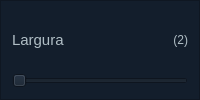
           <widget class="QFrame" name="frame_2">
            <property name="sizePolicy">
             <sizepolicy hsizetype="Minimum" vsizetype="Minimum">
              <horstretch>0</horstretch>
              <verstretch>0</verstretch>
             </sizepolicy>
            </property>
            <property name="minimumSize">
             <size>
              <width>0</width>
              <height>100</height>
             </size>
            </property>
            <property name="palette">
             <palette>
              <active>
               <colorrole role="WindowText">
                <brush brushstyle="SolidPattern">
                 <color alpha="255">
                  <red>255</red>
                  <green>255</green>
                  <blue>255</blue>
                 </color>
                </brush>
               </colorrole>
               <colorrole role="Button">
                <brush brushstyle="SolidPattern">
                 <color alpha="255">
                  <red>19</red>
                  <green>30</green>
                  <blue>44</blue>
                 </color>
                </brush>
               </colorrole>
               <colorrole role="Light">
                <brush brushstyle="SolidPattern">
                 <color alpha="255">
                  <red>28</red>
                  <green>45</green>
                  <blue>66</blue>
                 </color>
                </brush>
               </colorrole>
               <colorrole role="Midlight">
                <brush brushstyle="SolidPattern">
                 <color alpha="255">
                  <red>23</red>
                  <green>37</green>
                  <blue>55</blue>
                 </color>
                </brush>
               </colorrole>
               <colorrole role="Dark">
                <brush brushstyle="SolidPattern">
                 <color alpha="255">
                  <red>9</red>
                  <green>15</green>
                  <blue>22</blue>
                 </color>
                </brush>
               </colorrole>
               <colorrole role="Mid">
                <brush brushstyle="SolidPattern">
                 <color alpha="255">
                  <red>13</red>
                  <green>20</green>
                  <blue>29</blue>
                 </color>
                </brush>
               </colorrole>
               <colorrole role="Text">
                <brush brushstyle="SolidPattern">
                 <color alpha="255">
                  <red>255</red>
                  <green>255</green>
                  <blue>255</blue>
                 </color>
                </brush>
               </colorrole>
               <colorrole role="BrightText">
                <brush brushstyle="SolidPattern">
                 <color alpha="255">
                  <red>255</red>
                  <green>255</green>
                  <blue>255</blue>
                 </color>
                </brush>
               </colorrole>
               <colorrole role="ButtonText">
                <brush brushstyle="SolidPattern">
                 <color alpha="255">
                  <red>255</red>
                  <green>255</green>
                  <blue>255</blue>
                 </color>
                </brush>
               </colorrole>
               <colorrole role="Base">
                <brush brushstyle="SolidPattern">
                 <color alpha="255">
                  <red>19</red>
                  <green>30</green>
                  <blue>44</blue>
                 </color>
                </brush>
               </colorrole>
               <colorrole role="Window">
                <brush brushstyle="SolidPattern">
                 <color alpha="255">
                  <red>19</red>
                  <green>30</green>
                  <blue>44</blue>
                 </color>
                </brush>
               </colorrole>
               <colorrole role="Shadow">
                <brush brushstyle="SolidPattern">
                 <color alpha="255">
                  <red>0</red>
                  <green>0</green>
                  <blue>0</blue>
                 </color>
                </brush>
               </colorrole>
               <colorrole role="AlternateBase">
                <brush brushstyle="SolidPattern">
                 <color alpha="255">
                  <red>9</red>
                  <green>15</green>
                  <blue>22</blue>
                 </color>
                </brush>
               </colorrole>
               <colorrole role="ToolTipBase">
                <brush brushstyle="SolidPattern">
                 <color alpha="255">
                  <red>255</red>
                  <green>255</green>
                  <blue>220</blue>
                 </color>
                </brush>
               </colorrole>
               <colorrole role="ToolTipText">
                <brush brushstyle="SolidPattern">
                 <color alpha="255">
                  <red>0</red>
                  <green>0</green>
                  <blue>0</blue>
                 </color>
                </brush>
               </colorrole>
               <colorrole role="PlaceholderText">
                <brush brushstyle="SolidPattern">
                 <color alpha="127">
                  <red>255</red>
                  <green>255</green>
                  <blue>255</blue>
                 </color>
                </brush>
               </colorrole>
               <colorrole role="Accent">
                <brush brushstyle="SolidPattern">
                 <color alpha="255">
                  <red>0</red>
                  <green>0</green>
                  <blue>0</blue>
                 </color>
                </brush>
               </colorrole>
              </active>
              <inactive>
               <colorrole role="WindowText">
                <brush brushstyle="SolidPattern">
                 <color alpha="255">
                  <red>255</red>
                  <green>255</green>
                  <blue>255</blue>
                 </color>
                </brush>
               </colorrole>
               <colorrole role="Button">
                <brush brushstyle="SolidPattern">
                 <color alpha="255">
                  <red>19</red>
                  <green>30</green>
                  <blue>44</blue>
                 </color>
                </brush>
               </colorrole>
               <colorrole role="Light">
                <brush brushstyle="SolidPattern">
                 <color alpha="255">
                  <red>28</red>
                  <green>45</green>
                  <blue>66</blue>
                 </color>
                </brush>
               </colorrole>
               <colorrole role="Midlight">
                <brush brushstyle="SolidPattern">
                 <color alpha="255">
                  <red>23</red>
                  <green>37</green>
                  <blue>55</blue>
                 </color>
                </brush>
               </colorrole>
               <colorrole role="Dark">
                <brush brushstyle="SolidPattern">
                 <color alpha="255">
                  <red>9</red>
                  <green>15</green>
                  <blue>22</blue>
                 </color>
                </brush>
               </colorrole>
               <colorrole role="Mid">
                <brush brushstyle="SolidPattern">
                 <color alpha="255">
                  <red>13</red>
                  <green>20</green>
                  <blue>29</blue>
                 </color>
                </brush>
               </colorrole>
               <colorrole role="Text">
                <brush brushstyle="SolidPattern">
                 <color alpha="255">
                  <red>255</red>
                  <green>255</green>
                  <blue>255</blue>
                 </color>
                </brush>
               </colorrole>
               <colorrole role="BrightText">
                <brush brushstyle="SolidPattern">
                 <color alpha="255">
                  <red>255</red>
                  <green>255</green>
                  <blue>255</blue>
                 </color>
                </brush>
               </colorrole>
               <colorrole role="ButtonText">
                <brush brushstyle="SolidPattern">
                 <color alpha="255">
                  <red>255</red>
                  <green>255</green>
                  <blue>255</blue>
                 </color>
                </brush>
               </colorrole>
               <colorrole role="Base">
                <brush brushstyle="SolidPattern">
                 <color alpha="255">
                  <red>19</red>
                  <green>30</green>
                  <blue>44</blue>
                 </color>
                </brush>
               </colorrole>
               <colorrole role="Window">
                <brush brushstyle="SolidPattern">
                 <color alpha="255">
                  <red>19</red>
                  <green>30</green>
                  <blue>44</blue>
                 </color>
                </brush>
               </colorrole>
               <colorrole role="Shadow">
                <brush brushstyle="SolidPattern">
                 <color alpha="255">
                  <red>0</red>
                  <green>0</green>
                  <blue>0</blue>
                 </color>
                </brush>
               </colorrole>
               <colorrole role="AlternateBase">
                <brush brushstyle="SolidPattern">
                 <color alpha="255">
                  <red>9</red>
                  <green>15</green>
                  <blue>22</blue>
                 </color>
                </brush>
               </colorrole>
               <colorrole role="ToolTipBase">
                <brush brushstyle="SolidPattern">
                 <color alpha="255">
                  <red>255</red>
                  <green>255</green>
                  <blue>220</blue>
                 </color>
                </brush>
               </colorrole>
               <colorrole role="ToolTipText">
                <brush brushstyle="SolidPattern">
                 <color alpha="255">
                  <red>0</red>
                  <green>0</green>
                  <blue>0</blue>
                 </color>
                </brush>
               </colorrole>
               <colorrole role="PlaceholderText">
                <brush brushstyle="SolidPattern">
                 <color alpha="127">
                  <red>255</red>
                  <green>255</green>
                  <blue>255</blue>
                 </color>
                </brush>
               </colorrole>
               <colorrole role="Accent">
                <brush brushstyle="SolidPattern">
                 <color alpha="255">
                  <red>0</red>
                  <green>0</green>
                  <blue>0</blue>
                 </color>
                </brush>
               </colorrole>
              </inactive>
              <disabled>
               <colorrole role="WindowText">
                <brush brushstyle="SolidPattern">
                 <color alpha="255">
                  <red>9</red>
                  <green>15</green>
                  <blue>22</blue>
                 </color>
                </brush>
               </colorrole>
               <colorrole role="Button">
                <brush brushstyle="SolidPattern">
                 <color alpha="255">
                  <red>19</red>
                  <green>30</green>
                  <blue>44</blue>
                 </color>
                </brush>
               </colorrole>
               <colorrole role="Light">
                <brush brushstyle="SolidPattern">
                 <color alpha="255">
                  <red>28</red>
                  <green>45</green>
                  <blue>66</blue>
                 </color>
                </brush>
               </colorrole>
               <colorrole role="Midlight">
                <brush brushstyle="SolidPattern">
                 <color alpha="255">
                  <red>23</red>
                  <green>37</green>
                  <blue>55</blue>
                 </color>
                </brush>
               </colorrole>
               <colorrole role="Dark">
                <brush brushstyle="SolidPattern">
                 <color alpha="255">
                  <red>9</red>
                  <green>15</green>
                  <blue>22</blue>
                 </color>
                </brush>
               </colorrole>
               <colorrole role="Mid">
                <brush brushstyle="SolidPattern">
                 <color alpha="255">
                  <red>13</red>
                  <green>20</green>
                  <blue>29</blue>
                 </color>
                </brush>
               </colorrole>
               <colorrole role="Text">
                <brush brushstyle="SolidPattern">
                 <color alpha="255">
                  <red>9</red>
                  <green>15</green>
                  <blue>22</blue>
                 </color>
                </brush>
               </colorrole>
               <colorrole role="BrightText">
                <brush brushstyle="SolidPattern">
                 <color alpha="255">
                  <red>255</red>
                  <green>255</green>
                  <blue>255</blue>
                 </color>
                </brush>
               </colorrole>
               <colorrole role="ButtonText">
                <brush brushstyle="SolidPattern">
                 <color alpha="255">
                  <red>9</red>
                  <green>15</green>
                  <blue>22</blue>
                 </color>
                </brush>
               </colorrole>
               <colorrole role="Base">
                <brush brushstyle="SolidPattern">
                 <color alpha="255">
                  <red>19</red>
                  <green>30</green>
                  <blue>44</blue>
                 </color>
                </brush>
               </colorrole>
               <colorrole role="Window">
                <brush brushstyle="SolidPattern">
                 <color alpha="255">
                  <red>19</red>
                  <green>30</green>
                  <blue>44</blue>
                 </color>
                </brush>
               </colorrole>
               <colorrole role="Shadow">
                <brush brushstyle="SolidPattern">
                 <color alpha="255">
                  <red>0</red>
                  <green>0</green>
                  <blue>0</blue>
                 </color>
                </brush>
               </colorrole>
               <colorrole role="AlternateBase">
                <brush brushstyle="SolidPattern">
                 <color alpha="255">
                  <red>19</red>
                  <green>30</green>
                  <blue>44</blue>
                 </color>
                </brush>
               </colorrole>
               <colorrole role="ToolTipBase">
                <brush brushstyle="SolidPattern">
                 <color alpha="255">
                  <red>255</red>
                  <green>255</green>
                  <blue>220</blue>
                 </color>
                </brush>
               </colorrole>
               <colorrole role="ToolTipText">
                <brush brushstyle="SolidPattern">
                 <color alpha="255">
                  <red>0</red>
                  <green>0</green>
                  <blue>0</blue>
                 </color>
                </brush>
               </colorrole>
               <colorrole role="PlaceholderText">
                <brush brushstyle="SolidPattern">
                 <color alpha="127">
                  <red>9</red>
                  <green>15</green>
                  <blue>22</blue>
                 </color>
                </brush>
               </colorrole>
               <colorrole role="Accent">
                <brush brushstyle="SolidPattern">
                 <color alpha="255">
                  <red>13</red>
                  <green>21</green>
                  <blue>31</blue>
                 </color>
                </brush>
               </colorrole>
              </disabled>
             </palette>
            </property>
            <property name="frameShape">
             <enum>QFrame::Shape::StyledPanel</enum>
            </property>
            <property name="frameShadow">
             <enum>QFrame::Shadow::Raised</enum>
            </property>
            <layout class="QGridLayout" name="gridLayout_4">
             <item row="0" column="0">
              <widget class="QLabel" name="label_2">
               <property name="palette">
                <palette>
                 <active>
                  <colorrole role="WindowText">
                   <brush brushstyle="SolidPattern">
                    <color alpha="255">
                     <red>176</red>
                     <green>190</green>
                     <blue>197</blue>
                    </color>
                   </brush>
                  </colorrole>
                 </active>
                 <inactive>
                  <colorrole role="WindowText">
                   <brush brushstyle="SolidPattern">
                    <color alpha="255">
                     <red>176</red>
                     <green>190</green>
                     <blue>197</blue>
                    </color>
                   </brush>
                  </colorrole>
                 </inactive>
                 <disabled/>
                </palette>
               </property>
               <property name="font">
                <font>
                 <pointsize>11</pointsize>
                </font>
               </property>
               <property name="text">
                <string>Largura</string>
               </property>
              </widget>
             </item>
             <item row="0" column="2">
              <widget class="QLabel" name="lblSlidX">
               <property name="palette">
                <palette>
                 <active>
                  <colorrole role="WindowText">
                   <brush brushstyle="SolidPattern">
                    <color alpha="255">
                     <red>176</red>
                     <green>190</green>
                     <blue>197</blue>
                    </color>
                   </brush>
                  </colorrole>
                 </active>
                 <inactive>
                  <colorrole role="WindowText">
                   <brush brushstyle="SolidPattern">
                    <color alpha="255">
                     <red>176</red>
                     <green>190</green>
                     <blue>197</blue>
                    </color>
                   </brush>
                  </colorrole>
                 </inactive>
                 <disabled/>
                </palette>
               </property>
               <property name="text">
                <string>(2)</string>
               </property>
               <property name="alignment">
                <set>Qt::AlignmentFlag::AlignRight|Qt::AlignmentFlag::AlignTrailing|Qt::AlignmentFlag::AlignVCenter</set>
               </property>
              </widget>
             </item>
             <item row="1" column="0" colspan="3">
              <widget class="QSlider" name="slidX">
               <property name="minimum">
                <number>2</number>
               </property>
               <property name="maximum">
                <number>128</number>
               </property>
               <property name="orientation">
                <enum>Qt::Orientation::Horizontal</enum>
               </property>
              </widget>
             </item>
            </layout>
           </widget>
